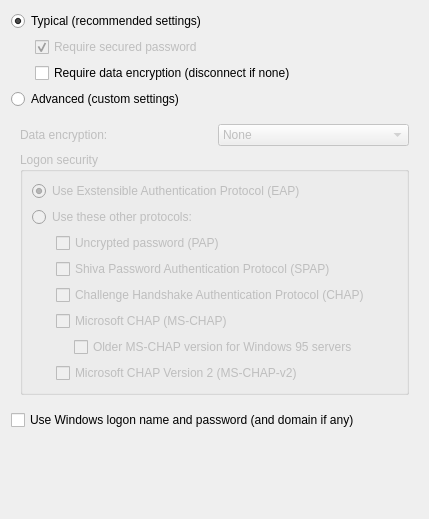
<?xml version="1.0" encoding="UTF-8"?>
<ui version="4.0">
 <class>VpnConnectionSecurityWidget</class>
 <widget class="QWidget" name="VpnConnectionSecurityWidget">
  <property name="geometry">
   <rect>
    <x>0</x>
    <y>0</y>
    <width>429</width>
    <height>519</height>
   </rect>
  </property>
  <property name="windowTitle">
   <string>Form</string>
  </property>
  <layout class="QVBoxLayout" name="verticalLayout">
   <item>
    <layout class="QGridLayout" name="gridLayout">
     <item row="0" column="0" colspan="2">
      <widget class="QRadioButton" name="typicalRadioButton">
       <property name="sizePolicy">
        <sizepolicy hsizetype="MinimumExpanding" vsizetype="Fixed">
         <horstretch>0</horstretch>
         <verstretch>0</verstretch>
        </sizepolicy>
       </property>
       <property name="minimumSize">
        <size>
         <width>392</width>
         <height>0</height>
        </size>
       </property>
       <property name="text">
        <string>Typical (recommended settings)</string>
       </property>
       <property name="checked">
        <bool>true</bool>
       </property>
       <attribute name="buttonGroup">
        <string notr="true">buttonGroup</string>
       </attribute>
      </widget>
     </item>
     <item row="1" column="0" rowspan="2">
      <spacer name="horizontalSpacer">
       <property name="orientation">
        <enum>Qt::Horizontal</enum>
       </property>
       <property name="sizeType">
        <enum>QSizePolicy::Fixed</enum>
       </property>
       <property name="sizeHint" stdset="0">
        <size>
         <width>18</width>
         <height>20</height>
        </size>
       </property>
      </spacer>
     </item>
     <item row="1" column="1">
      <widget class="QCheckBox" name="passwordCheckBox">
       <property name="enabled">
        <bool>false</bool>
       </property>
       <property name="sizePolicy">
        <sizepolicy hsizetype="MinimumExpanding" vsizetype="Fixed">
         <horstretch>0</horstretch>
         <verstretch>0</verstretch>
        </sizepolicy>
       </property>
       <property name="text">
        <string>Require secured password</string>
       </property>
       <property name="checked">
        <bool>true</bool>
       </property>
      </widget>
     </item>
     <item row="2" column="1">
      <widget class="QCheckBox" name="encryptioncheckBox">
       <property name="sizePolicy">
        <sizepolicy hsizetype="MinimumExpanding" vsizetype="Fixed">
         <horstretch>0</horstretch>
         <verstretch>0</verstretch>
        </sizepolicy>
       </property>
       <property name="text">
        <string>Require data encryption (disconnect if none)</string>
       </property>
      </widget>
     </item>
    </layout>
   </item>
   <item>
    <widget class="QRadioButton" name="advancedRadioButton">
     <property name="text">
      <string>Advanced (custom settings)</string>
     </property>
     <attribute name="buttonGroup">
      <string notr="true">buttonGroup</string>
     </attribute>
    </widget>
   </item>
   <item>
    <widget class="QFrame" name="frame">
     <property name="enabled">
      <bool>false</bool>
     </property>
     <property name="frameShape">
      <enum>QFrame::NoFrame</enum>
     </property>
     <property name="frameShadow">
      <enum>QFrame::Raised</enum>
     </property>
     <layout class="QGridLayout" name="gridLayout_3">
      <item row="0" column="0">
       <layout class="QHBoxLayout" name="horizontalLayout">
        <item>
         <widget class="QLabel" name="dataLabel">
          <property name="text">
           <string>Data encryption:</string>
          </property>
          <property name="buddy">
           <cstring>dataComboBox</cstring>
          </property>
         </widget>
        </item>
        <item>
         <widget class="QComboBox" name="dataComboBox">
          <item>
           <property name="text">
            <string>None</string>
           </property>
          </item>
          <item>
           <property name="text">
            <string>Optional</string>
           </property>
          </item>
          <item>
           <property name="text">
            <string>Required</string>
           </property>
          </item>
          <item>
           <property name="text">
            <string>Maximum srtangth</string>
           </property>
          </item>
         </widget>
        </item>
       </layout>
      </item>
      <item row="1" column="0">
       <widget class="QGroupBox" name="logonGroupBox">
        <property name="title">
         <string>Logon security</string>
        </property>
        <layout class="QGridLayout" name="gridLayout_4">
         <item row="0" column="0">
          <widget class="QRadioButton" name="eapRadioButton">
           <property name="text">
            <string>Use Exstensible Authentication Protocol (EAP)</string>
           </property>
           <property name="checked">
            <bool>true</bool>
           </property>
          </widget>
         </item>
         <item row="1" column="0">
          <widget class="QRadioButton" name="otherRadioButton">
           <property name="text">
            <string>Use these other protocols:</string>
           </property>
          </widget>
         </item>
         <item row="2" column="0">
          <widget class="QFrame" name="frame_2">
           <property name="enabled">
            <bool>false</bool>
           </property>
           <property name="frameShape">
            <enum>QFrame::NoFrame</enum>
           </property>
           <property name="frameShadow">
            <enum>QFrame::Raised</enum>
           </property>
           <layout class="QGridLayout" name="gridLayout_2">
            <property name="leftMargin">
             <number>0</number>
            </property>
            <property name="topMargin">
             <number>0</number>
            </property>
            <property name="rightMargin">
             <number>0</number>
            </property>
            <property name="bottomMargin">
             <number>0</number>
            </property>
            <item row="0" column="1" colspan="2">
             <widget class="QCheckBox" name="papCheckBox">
              <property name="sizePolicy">
               <sizepolicy hsizetype="MinimumExpanding" vsizetype="Fixed">
                <horstretch>0</horstretch>
                <verstretch>0</verstretch>
               </sizepolicy>
              </property>
              <property name="text">
               <string>Uncrypted password (PAP)</string>
              </property>
             </widget>
            </item>
            <item row="1" column="0">
             <spacer name="horizontalSpacer_2">
              <property name="orientation">
               <enum>Qt::Horizontal</enum>
              </property>
              <property name="sizeType">
               <enum>QSizePolicy::Fixed</enum>
              </property>
              <property name="sizeHint" stdset="0">
               <size>
                <width>18</width>
                <height>20</height>
               </size>
              </property>
             </spacer>
            </item>
            <item row="1" column="1" colspan="2">
             <widget class="QCheckBox" name="spapCheckBox">
              <property name="sizePolicy">
               <sizepolicy hsizetype="MinimumExpanding" vsizetype="Fixed">
                <horstretch>0</horstretch>
                <verstretch>0</verstretch>
               </sizepolicy>
              </property>
              <property name="text">
               <string>Shiva Password Authentication Protocol (SPAP)</string>
              </property>
             </widget>
            </item>
            <item row="2" column="1" colspan="2">
             <widget class="QCheckBox" name="chapCheckBox">
              <property name="sizePolicy">
               <sizepolicy hsizetype="MinimumExpanding" vsizetype="Fixed">
                <horstretch>0</horstretch>
                <verstretch>0</verstretch>
               </sizepolicy>
              </property>
              <property name="text">
               <string>Challenge Handshake Authentication Protocol (CHAP)</string>
              </property>
             </widget>
            </item>
            <item row="3" column="1" colspan="2">
             <widget class="QCheckBox" name="mschapCheckBox">
              <property name="sizePolicy">
               <sizepolicy hsizetype="MinimumExpanding" vsizetype="Fixed">
                <horstretch>0</horstretch>
                <verstretch>0</verstretch>
               </sizepolicy>
              </property>
              <property name="text">
               <string>Microsoft CHAP (MS-CHAP)</string>
              </property>
             </widget>
            </item>
            <item row="4" column="0" colspan="2">
             <spacer name="horizontalSpacer_3">
              <property name="orientation">
               <enum>Qt::Horizontal</enum>
              </property>
              <property name="sizeType">
               <enum>QSizePolicy::Fixed</enum>
              </property>
              <property name="sizeHint" stdset="0">
               <size>
                <width>36</width>
                <height>20</height>
               </size>
              </property>
             </spacer>
            </item>
            <item row="4" column="2">
             <widget class="QCheckBox" name="oldMschapCheckBox">
              <property name="enabled">
               <bool>false</bool>
              </property>
              <property name="sizePolicy">
               <sizepolicy hsizetype="MinimumExpanding" vsizetype="Fixed">
                <horstretch>0</horstretch>
                <verstretch>0</verstretch>
               </sizepolicy>
              </property>
              <property name="text">
               <string>Older MS-CHAP version for Windows 95 servers</string>
              </property>
             </widget>
            </item>
            <item row="5" column="1" colspan="2">
             <widget class="QCheckBox" name="mschap2CheckBox">
              <property name="sizePolicy">
               <sizepolicy hsizetype="MinimumExpanding" vsizetype="Fixed">
                <horstretch>0</horstretch>
                <verstretch>0</verstretch>
               </sizepolicy>
              </property>
              <property name="text">
               <string>Microsoft CHAP Version 2 (MS-CHAP-v2)</string>
              </property>
             </widget>
            </item>
           </layout>
          </widget>
         </item>
        </layout>
        <zorder>frame_2</zorder>
        <zorder>eapRadioButton</zorder>
        <zorder>otherRadioButton</zorder>
       </widget>
      </item>
     </layout>
    </widget>
   </item>
   <item>
    <widget class="QCheckBox" name="useLogonCheckBox">
     <property name="text">
      <string>Use Windows logon name and password (and domain if any)</string>
     </property>
    </widget>
   </item>
   <item>
    <spacer name="verticalSpacer">
     <property name="orientation">
      <enum>Qt::Vertical</enum>
     </property>
     <property name="sizeHint" stdset="0">
      <size>
       <width>20</width>
       <height>24</height>
      </size>
     </property>
    </spacer>
   </item>
  </layout>
  <zorder>frame</zorder>
  <zorder>advancedRadioButton</zorder>
  <zorder>useLogonCheckBox</zorder>
  <zorder>verticalSpacer</zorder>
 </widget>
 <tabstops>
  <tabstop>typicalRadioButton</tabstop>
  <tabstop>passwordCheckBox</tabstop>
  <tabstop>encryptioncheckBox</tabstop>
  <tabstop>advancedRadioButton</tabstop>
  <tabstop>dataComboBox</tabstop>
  <tabstop>eapRadioButton</tabstop>
  <tabstop>otherRadioButton</tabstop>
  <tabstop>papCheckBox</tabstop>
  <tabstop>spapCheckBox</tabstop>
  <tabstop>chapCheckBox</tabstop>
  <tabstop>mschapCheckBox</tabstop>
  <tabstop>oldMschapCheckBox</tabstop>
  <tabstop>mschap2CheckBox</tabstop>
  <tabstop>useLogonCheckBox</tabstop>
 </tabstops>
 <resources/>
 <connections>
  <connection>
   <sender>typicalRadioButton</sender>
   <signal>toggled(bool)</signal>
   <receiver>encryptioncheckBox</receiver>
   <slot>setEnabled(bool)</slot>
   <hints>
    <hint type="sourcelabel">
     <x>170</x>
     <y>22</y>
    </hint>
    <hint type="destinationlabel">
     <x>183</x>
     <y>81</y>
    </hint>
   </hints>
  </connection>
  <connection>
   <sender>typicalRadioButton</sender>
   <signal>toggled(bool)</signal>
   <receiver>passwordCheckBox</receiver>
   <slot>setChecked(bool)</slot>
   <hints>
    <hint type="sourcelabel">
     <x>170</x>
     <y>22</y>
    </hint>
    <hint type="destinationlabel">
     <x>183</x>
     <y>52</y>
    </hint>
   </hints>
  </connection>
  <connection>
   <sender>advancedRadioButton</sender>
   <signal>toggled(bool)</signal>
   <receiver>frame</receiver>
   <slot>setEnabled(bool)</slot>
   <hints>
    <hint type="sourcelabel">
     <x>110</x>
     <y>101</y>
    </hint>
    <hint type="destinationlabel">
     <x>215</x>
     <y>275</y>
    </hint>
   </hints>
  </connection>
  <connection>
   <sender>otherRadioButton</sender>
   <signal>toggled(bool)</signal>
   <receiver>frame_2</receiver>
   <slot>setEnabled(bool)</slot>
   <hints>
    <hint type="sourcelabel">
     <x>214</x>
     <y>241</y>
    </hint>
    <hint type="destinationlabel">
     <x>214</x>
     <y>342</y>
    </hint>
   </hints>
  </connection>
  <connection>
   <sender>mschapCheckBox</sender>
   <signal>toggled(bool)</signal>
   <receiver>oldMschapCheckBox</receiver>
   <slot>setEnabled(bool)</slot>
   <hints>
    <hint type="sourcelabel">
     <x>226</x>
     <y>357</y>
    </hint>
    <hint type="destinationlabel">
     <x>236</x>
     <y>386</y>
    </hint>
   </hints>
  </connection>
 </connections>
 <buttongroups>
  <buttongroup name="buttonGroup"/>
 </buttongroups>
</ui>
